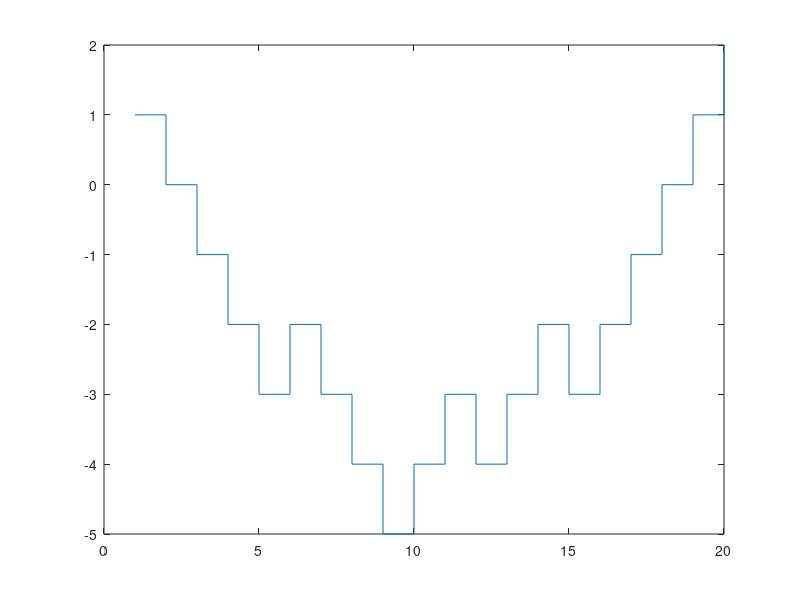
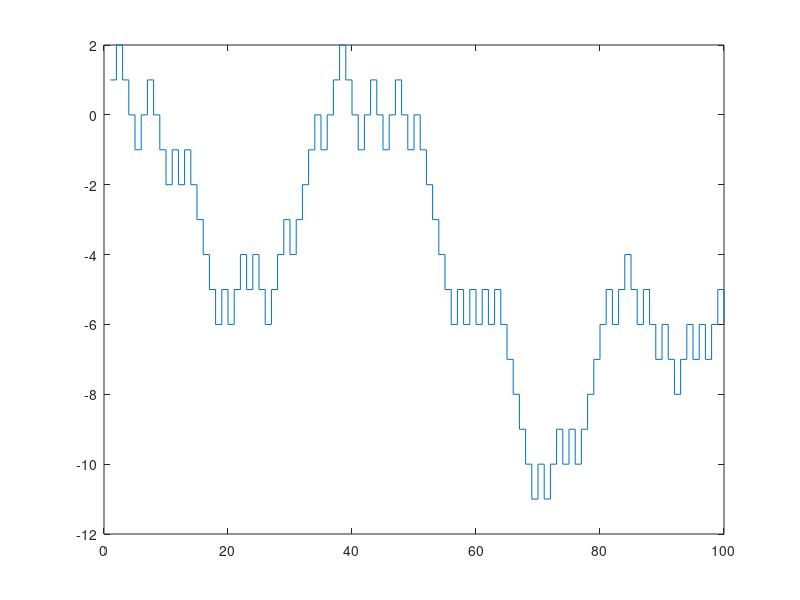
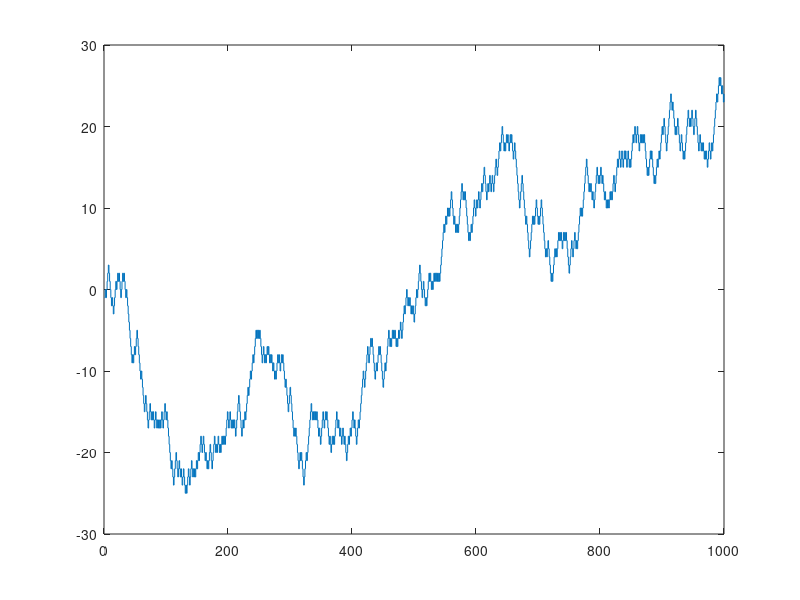
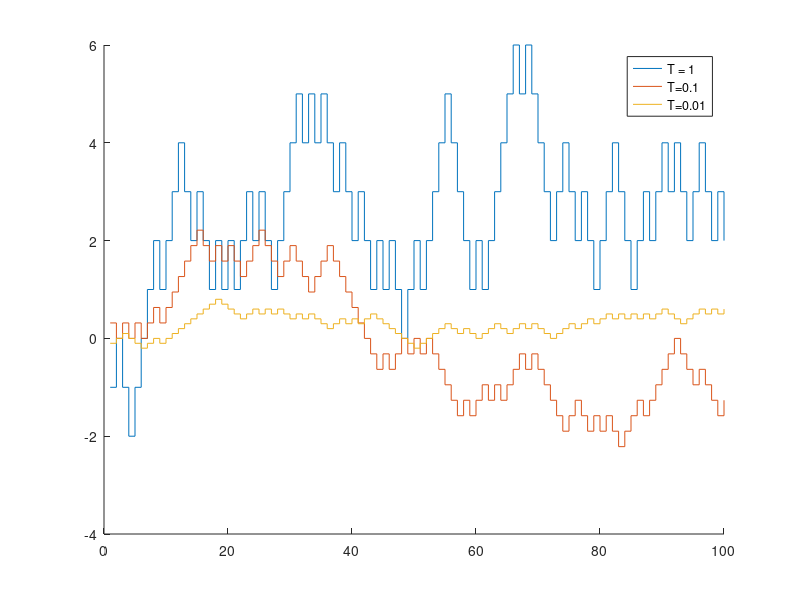

The MATLAB script that drew these images, in order:
clear all; close all; clc



% Paramètres de la loi binomiale

n = [20,100,1000];

p = 1/2;

rng(234);

for j = 1:3

    Xrand = rand(1,n(j));

    X = zeros(1,n(j));

    ma = zeros(1,n(j));

    for i = 1:n(j)

        if Xrand(i) <= p

            X(i) = 1;

        else

            X(i) = -1;

        end

        ma(i) = sum(X(1:i));

    end



    figure;

    stairs(1:n(j),ma);

end



% trajectoires de X pour n fixé et différents T

n = 100;

T = [1;0.1;0.01];

alpha = 1;

s = sqrt(alpha.*T);



figure;

hold on

for j = 1:3

    Xrand = rand(1,n);

    X = zeros(1,n);

    ma = zeros(1,n);

    for i = 1:n

        if Xrand(i) <= p

            X(i) = s(j);

        else

            X(i) = -s(j);

        end

        ma(i) = sum(X(1:i));

    end



    stairs(1:n,ma);



end

legend({'T = 1','T=0.1','T=0.01'})


